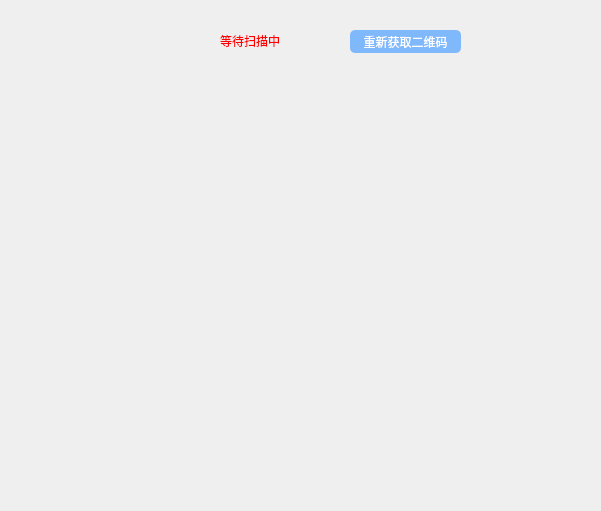
<?xml version="1.0" encoding="UTF-8"?>
<ui version="4.0">
 <class>login</class>
 <widget class="QWidget" name="login">
  <property name="geometry">
   <rect>
    <x>0</x>
    <y>0</y>
    <width>601</width>
    <height>511</height>
   </rect>
  </property>
  <property name="windowTitle">
   <string>Form</string>
  </property>
  <widget class="QLabel" name="label">
   <property name="geometry">
    <rect>
     <x>70</x>
     <y>60</y>
     <width>430</width>
     <height>430</height>
    </rect>
   </property>
   <property name="styleSheet">
    <string notr="true"/>
   </property>
   <property name="text">
    <string/>
   </property>
  </widget>
  <widget class="QLabel" name="label_2">
   <property name="geometry">
    <rect>
     <x>220</x>
     <y>30</y>
     <width>81</width>
     <height>21</height>
    </rect>
   </property>
   <property name="styleSheet">
    <string notr="true">font: 700 12pt &quot;Microsoft YaHei UI&quot;;
color: rgb(255, 0, 0);</string>
   </property>
   <property name="text">
    <string>等待扫描中</string>
   </property>
  </widget>
  <widget class="QPushButton" name="pushButton">
   <property name="geometry">
    <rect>
     <x>350</x>
     <y>30</y>
     <width>111</width>
     <height>23</height>
    </rect>
   </property>
   <property name="styleSheet">
    <string notr="true">QPushButton
{
	border:none;
	background-color: rgb(128, 184, 252);
	border-radius:5px;
	color: rgb(255, 255, 255);
}
QPushButton:hover
{
	background-color: rgb(150, 203, 253);
	border-radius:5px;
}</string>
   </property>
   <property name="text">
    <string>重新获取二维码</string>
   </property>
  </widget>
 </widget>
 <resources/>
 <connections/>
</ui>
